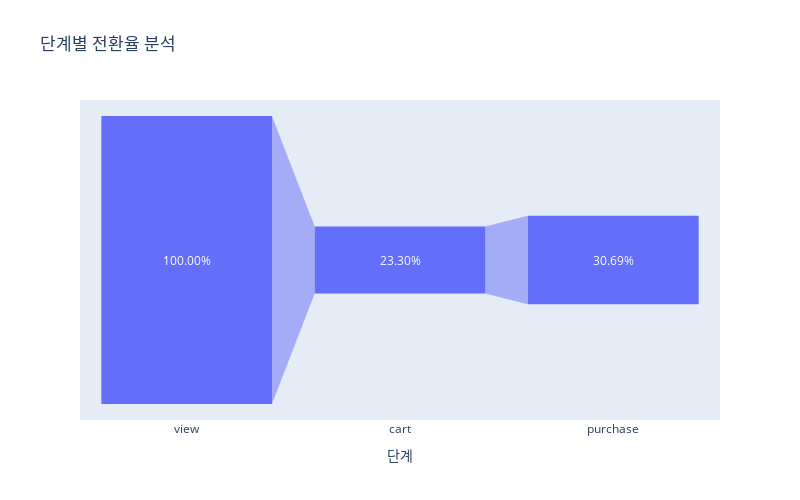

Notebook code for this chart:
### Markdown cell above
- 단계별 전환율 분석

### Code cell
fig = px.funnel(data_frame=df_funnel, x='단계', y='전환율 (%)', title="단계별 전환율 분석")
fig.update_layout(width=800, height=500)
fig.update_traces(texttemplate='%{value:.2f}%') # 소수점 두 자리
fig.show()

### Figure 1 — Plotly figure (JSON) as saved in the notebook; plotly's stock layout.template omitted (floating-point values rounded to 4 significant figures)
{"data": [{"hovertemplate": "단계=%{x}<br>전환율 (%)=%{y}<extra></extra>", "legendgroup": "", "marker": {"color": "#636efa"}, "name": "", "orientation": "v", "showlegend": false, "texttemplate": "%{value:.2f}%", "type": "funnel", "x": ["view", "cart", "purchase"], "xaxis": "x", "y": [100, 23.3, 30.69], "yaxis": "y"}], "layout": {"height": 500, "legend": {"tracegroupgap": 0}, "title": {"text": "단계별 전환율 분석"}, "width": 800, "xaxis": {"anchor": "y", "domain": [0, 1], "title": {"text": "단계"}}, "yaxis": {"anchor": "x", "domain": [0, 1], "title": {"text": "전환율 (%)"}}}}
